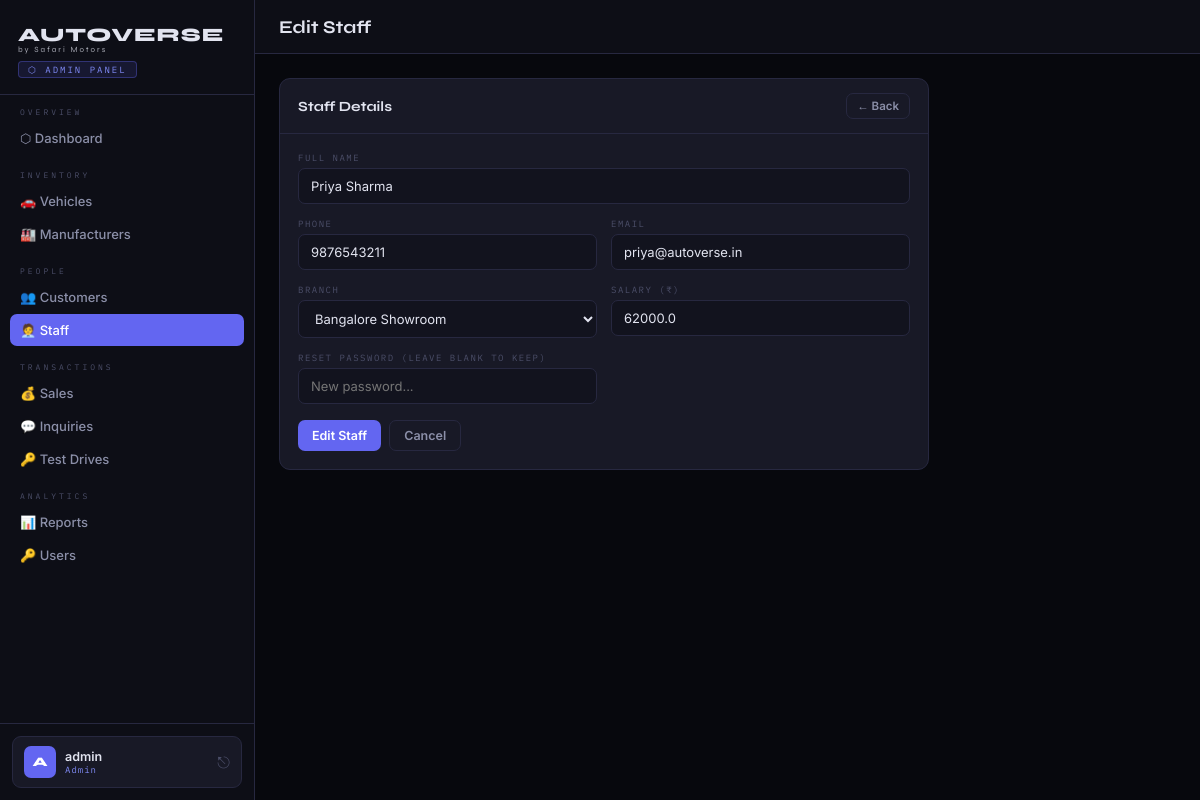
The app's page /admin/staff/edit/2 (signed in) with its own data.
### tables this page shows
CREATE TABLE Sales_Staff (
            staff_id INTEGER PRIMARY KEY AUTOINCREMENT,
            name TEXT NOT NULL,
            phone TEXT,
            email TEXT,
            branch TEXT,
            salary REAL,
            user_id INTEGER,
            FOREIGN KEY (user_id) REFERENCES Users(user_id) ON DELETE SET NULL
        );

### app.py (the view, shortened to what this page needs)
@app.route('/admin/staff/edit/<int:id>', methods=['GET','POST'])
@login_required
@role_required('admin')
def admin_edit_staff(id):
    db = get_db()
    s = db.execute("SELECT ss.*,u.username FROM Sales_Staff ss LEFT JOIN Users u ON ss.user_id=u.user_id WHERE ss.staff_id=?", (id,)).fetchone()
    db.close()
    return render_template('admin/staff_form.html', staff=s, action='Edit')

### app.py (called while the page is built)
def login_required(f):
    @wraps(f)
    def decorated(*args, **kwargs):
        if 'user_id' not in session:
            flash('Please log in to continue.', 'warning')
            return redirect(url_for('login'))
        return f(*args, **kwargs)
    return decorated

def role_required(*roles):
    def decorator(f):
        @wraps(f)
        def decorated(*args, **kwargs):
            if session.get('role') not in roles:
                flash('Access denied.', 'danger')
                return redirect(url_for('dashboard'))
            return f(*args, **kwargs)
        return decorated
    return decorator

### database.py (called while the page is built)
def get_db():
    conn = sqlite3.connect(DB_PATH)
    conn.row_factory = sqlite3.Row
    conn.execute("PRAGMA foreign_keys = ON")
    return conn

### templates/admin/staff_form.html
{% extends 'admin/base.html' %}
{% block page_title %}{{ action }} Staff{% endblock %}
{% block content %}
<div style="max-width:650px;"><div class="card"><div class="card-hdr"><span class="card-title">Staff Details</span><a href="{{ url_for('admin_staff') }}" class="btn btn-ghost btn-sm">← Back</a></div>
<div class="card-body"><form method="POST"><div class="fg">
<div class="fgrp fg-full"><label>Full Name</label><input name="name" value="{{ staff.name if staff else '' }}" required></div>
<div class="fgrp"><label>Phone</label><input name="phone" value="{{ staff.phone if staff else '' }}"></div>
<div class="fgrp"><label>Email</label><input name="email" type="email" value="{{ staff.email if staff else '' }}"></div>
<div class="fgrp"><label>Branch</label><select name="branch">{% for b in BRANCHES %}<option value="{{ b }}" {% if staff and staff.branch==b %}selected{% endif %}>{{ b }}</option>{% endfor %}</select></div>
<div class="fgrp"><label>Salary (₹)</label><input name="salary" type="number" value="{{ staff.salary if staff else '' }}"></div>
{% if action == 'Add' %}
<div class="fgrp"><label>Login Username</label><input name="username" placeholder="Required for login"></div>
<div class="fgrp"><label>Password</label><input name="password" type="password" placeholder="Required if username set"></div>
{% else %}
<div class="fgrp"><label>Reset Password (leave blank to keep)</label><input name="new_password" type="password" placeholder="New password..."></div>
{% endif %}
</div><div style="margin-top:16px;display:flex;gap:8px;"><button class="btn btn-primary">{{ action }} Staff</button><a href="{{ url_for('admin_staff') }}" class="btn btn-ghost">Cancel</a></div>
</form></div></div></div>
{% endblock %}

### templates/admin/base.html (style rules this page uses)
:root { --bg:#07080d;--bg2:#0d0e16;--bg3:#12131e;--surface:#181926;--s2:#1e2030;--border:#272840;--accent:#6366f1;--a2:#818cf8;--red:#f43f5e;--gold:#f59e0b;--green:#10b981;--blue:#38bdf8;--text:#e2e4f0;--t2:#8b8fa8;--t3:#4b4e68;--sw:255px; }
* { margin:0;padding:0;box-sizing:border-box; }
body { font-family:'Inter',sans-serif;background:var(--bg);color:var(--text);min-height:100vh;display:flex; }
.card { background:var(--surface);border:1px solid var(--border);border-radius:11px;overflow:hidden; }
.card-hdr { padding:14px 18px;border-bottom:1px solid var(--border);display:flex;align-items:center;justify-content:space-between;gap:10px; }
.card-title { font-family:'Syne',sans-serif;font-size:14px;font-weight:700; }
.card-body { padding:18px; }
.btn { display:inline-flex;align-items:center;gap:5px;padding:7px 14px;border-radius:7px;border:none;cursor:pointer;font-family:'Inter',sans-serif;font-size:12.5px;font-weight:600;transition:all 0.15s;text-decoration:none;white-space:nowrap; }
.btn-primary { background:var(--accent);color:#fff; }
.btn-ghost { background:transparent;color:var(--t2);border:1px solid var(--border); }
.btn-sm { padding:5px 10px;font-size:11.5px; }
.fg { display:grid;grid-template-columns:repeat(auto-fit,minmax(220px,1fr));gap:14px; }
.fg-full { grid-column:1/-1; }
.fgrp { display:flex;flex-direction:column;gap:5px; }
label { font-size:9px;letter-spacing:1.5px;text-transform:uppercase;color:var(--t3);font-family:'IBM Plex Mono',monospace; }
input,select,textarea { background:var(--bg3);border:1px solid var(--border);border-radius:7px;color:var(--text);padding:9px 12px;font-size:13px;font-family:'Inter',sans-serif;transition:border-color 0.2s;outline:none;width:100%; }
select option { background:var(--bg3); }

### records on screen
Sales_Staff: name "Priya Sharma", phone "9876543211", email "priya@autoverse.in", branch "Bangalore Showroom", salary "62000.0"

### other values on screen
{{ session.username[0].upper() }} "A"
{{ session.username }} "admin"
{{ action }} "Edit"
